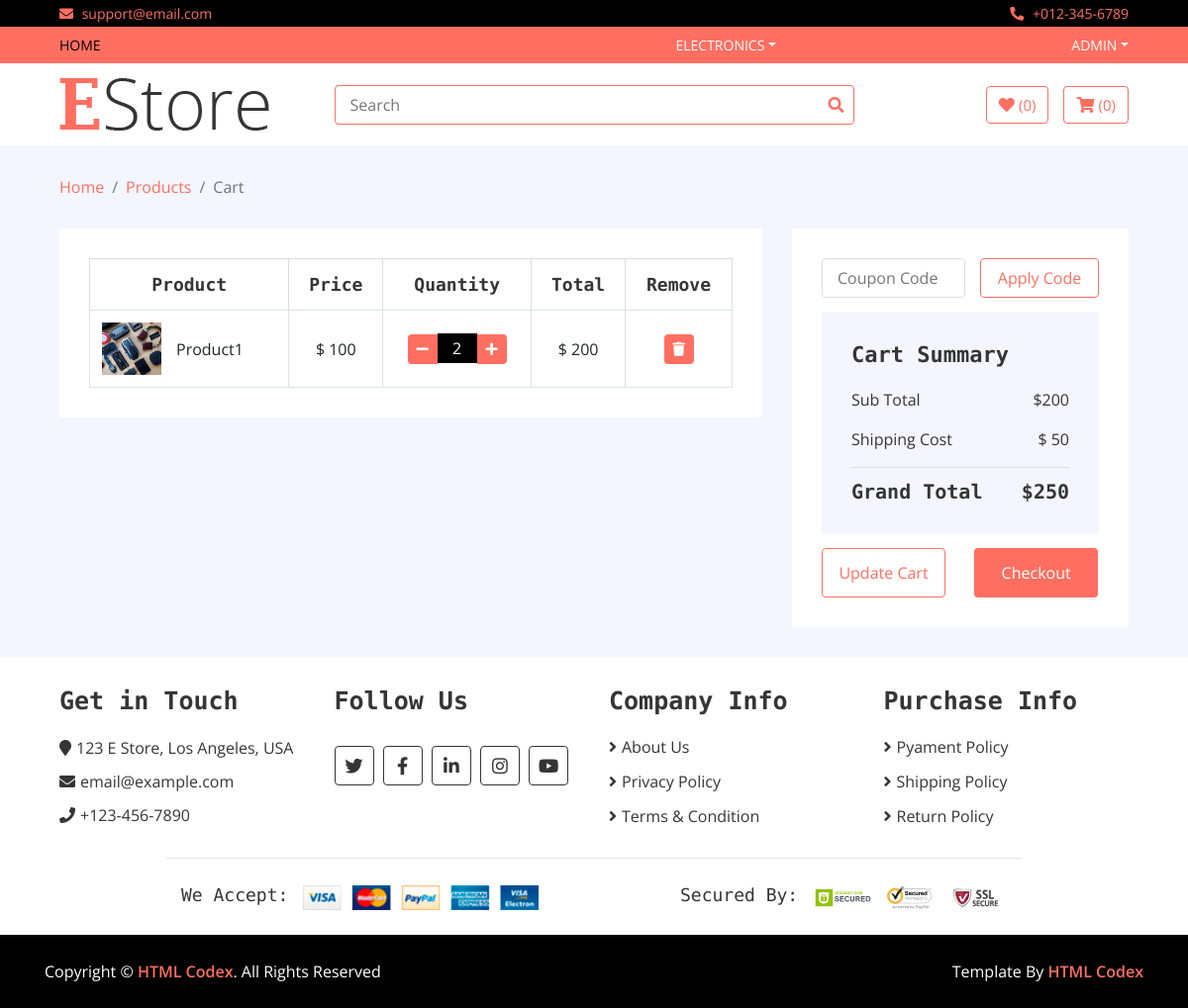
The app's page /my_cart (signed in), older data.
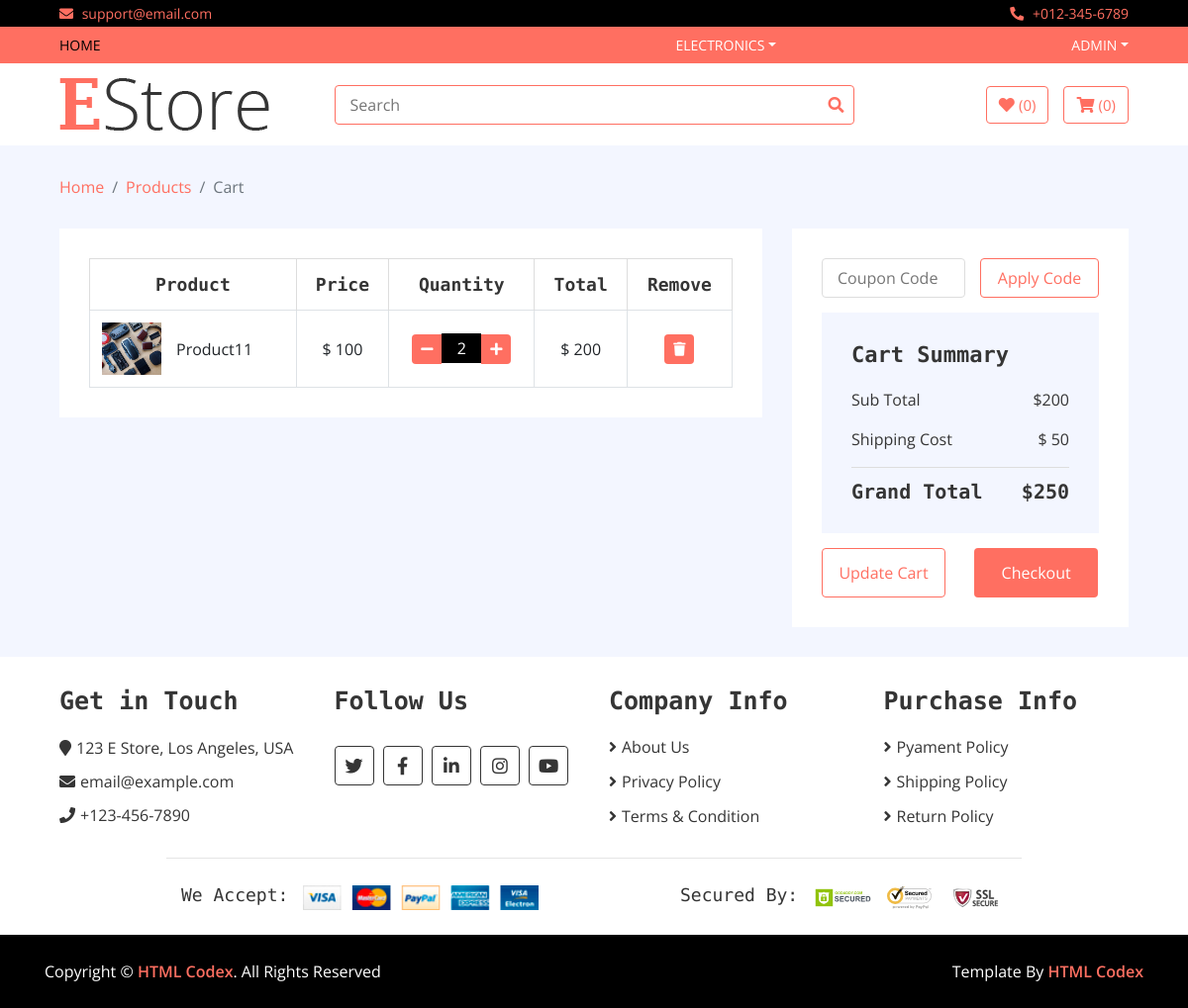
The same page, newer data.
### home/models.py (models this page shows, shortened)
class Cart(models.Model):
    username = models.CharField(max_length=200)
    slug = models.TextField()
    quantity = models.IntegerField(default = 1)
    total = models.IntegerField()
    checkout = models.BooleanField(default = False)
    items = models.ForeignKey(Product,on_delete=models.CASCADE)

class Product(models.Model):
    name = models.CharField(max_length=200)
    price = models.IntegerField()
    discounted_price = models.IntegerField(default = 0)
    image = models.ImageField(upload_to='media')
    category = models.ForeignKey(Category,on_delete=models.CASCADE)
    subcategory = models.ForeignKey(SubCategory, on_delete=models.CASCADE)
    brand = models.ForeignKey(Brand,on_delete=models.CASCADE)
    description = models.TextField(blank=True)
    specification = RichTextField()
    slug = models.TextField(unique=True)
    stock = models.CharField(max_length=100,choices=STOCK)
    label = models.CharField(max_length=100,choices=LABELS,blank = True)

### home/views.py (the view)
# urls.py: path("my_cart",  CartView.as_view(), name='my_cart'),
class CartView(BaseView):
    def get(self,request):
        grand_total = 0
        username = request.user.username
        self.views['my_carts'] = Cart.objects.filter(username = username,checkout = False)
        for i in self.views['my_carts']:
            grand_total = grand_total + i.total
        self.views['all_total'] = grand_total
        self.views['shipping'] = 50
        self.views['grand_total'] = grand_total + 50
        return render(request,'cart.html',self.views)

### templates/cart.html (shortened to what the changed rows need)
{% extends 'base.html' %}
{% load static %}
{% block content %}
        <div class="cart-page">
            <div class="container-fluid">
                <div class="row">
                    <div class="col-lg-8">
                        <div class="cart-page-inner">
                            <div class="table-responsive">
                                <table class="table table-bordered">
                                    <thead class="thead-dark">
                                        <tr>
                                            <th>Product</th>
                                            <th>Price</th>
                                            <th>Quantity</th>
                                            <th>Total</th>
                                            <th>Remove</th>
                                        </tr>
                                    </thead>
                                    <tbody class="align-middle">
                                    {% for cart in my_carts %}
                                        <tr>
                                            <td>
                                                <div class="img">
                                                    <a href="#"><img src="{{cart.items.image.url}}" alt="Image"></a>
                                                    <p>{{cart.items.name}}</p>
                                                </div>
                                            </td>
                                            {% if cart.items.discounted_price > 0 %}
                                            <td>$ {{cart.items.discounted_price}}</td>
                                            {% else %}
                                            <td>$ {{cart.items.price}}</td>
                                            {% endif %}
                                            <td>
                                                <div class="qty">
                                                    <a href = "/reduce_cart/{{cart.slug}}"><button class="btn-minus"><i class="fa fa-minus"></i></button></a>
                                                    <input type="text" value="{{cart.quantity}}">
                                                    <a href = "/cart/{{cart.slug}}"><button class="btn-plus"><i class="fa fa-plus"></i></button></a>
                                                </div>
                                            </td>
                                            <td>$ {{cart.total}}</td>
                                            <td><a href = "/delete_cart/{{cart.slug}}"><button><i class="fa fa-trash"></i></button></a></td>
                                        </tr>
                                    {% endfor %}
                                    </tbody>
                                </table>
                            </div>
                        </div>
                    </div>
                    <div class="col-lg-4">
                        <div class="cart-page-inner">
                            <div class="row">
                                <div class="col-md-12">
                                    <div class="cart-summary">
                                        <div class="cart-content">
                                            <h1>Cart Summary</h1>
                                            <h2>Grand Total<span>${{grand_total}}</span></h2>
                                        </div>
                                    </div>
                                </div>
                            </div>
                        </div>
                    </div>
                </div>
            </div>
        </div>
{% endblock %}

Row changes from the older to the newer data that the page shows:
changed through a linked row, Cart: items.name "Product1" → "Product11"
